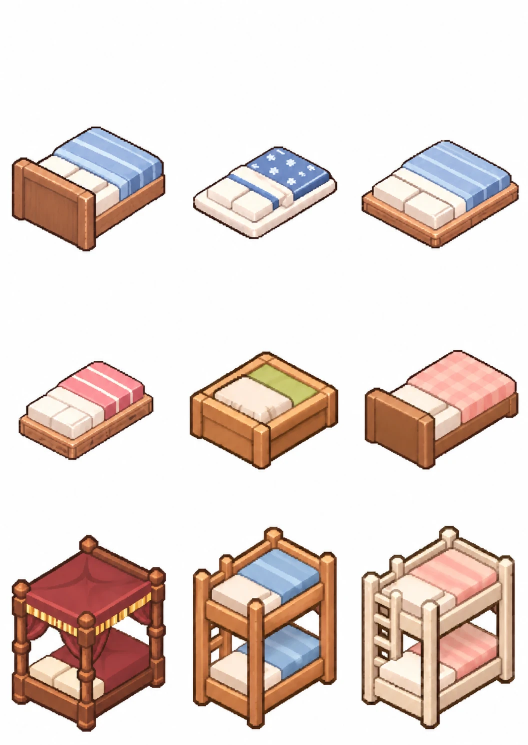
#> input picture art-src/beds_back_detail.webp, 1056 x 1490 px (shown at 1/2 size)
$ python lie_front2.py ../beds_back_detail.webp ../beds_back_simple.webp ../beds_back_simple.webp 1.0 ../beds_back_simple.webp ../beds_back_simple.webp
#> lines starting #> are read from the running program, lines starting #| are printed output that depends on the picture; after the words box and inside, x2 and y2 are one past the last pixel; in counts of white or black regions, pixels touching at a corner belong together
# GPT "베개가 앞쪽인 침대에 누운 전신" 시트 -> lie-front-art.js
# 사용: python3 -I lie_front2.py 시트.webp 서있는머리ref.png 출력.js 피치 [bun대체.png bun대체와같은배율의9번.png]
import numpy as np, sys, json, colorsys
from PIL import Image
from scipy import ndimage
from collections import Counter
src, ref, out_js, pitch = sys.argv[1], sys.argv[2], sys.argv[3], float(sys.argv[4])
STYLES = ['short','buzz','bangs','spiky','bob','long','ponytail','pigtails','bun','curly']
def objects(img, minpx):
#> called with minpx = 3000
    a = np.array(img.convert('RGBA')).astype(int); rgb = a[:,:,:3]
    neutral = ((rgb.min(2) > 225) & (rgb.max(2) - rgb.min(2) < 14)) | (a[:,:,3] < 128)
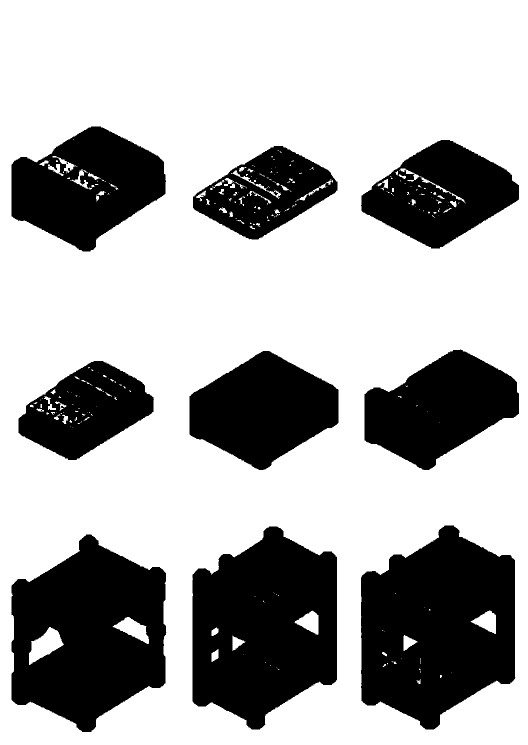
#> neutral: shape (1490, 1056) bool (shown at 1/2 size); 67.9% white; 12 black regions (3 under 20 px), largest, box (x1, y1, x2, y2) and area: (722, 1051, 1031, 1459) 92397, (385, 1053, 674, 1459) 86967, (23, 1069, 333, 1464) 84582
    # 바깥 테두리와 이어진 흰색만 배경 (흰 티셔츠는 남김). 외곽선 틈은 3칸 두껍게 막고 찾은 뒤 되돌림
    sealed = neutral & ~ndimage.binary_dilation(~neutral, iterations=3)
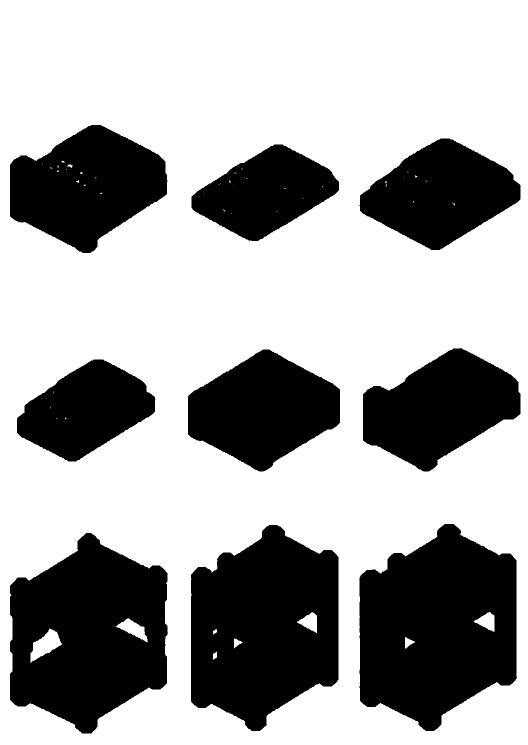
#> sealed: shape (1490, 1056) bool (shown at 1/2 size); 65.7% white; 9 black regions, largest, box (x1, y1, x2, y2) and area: (719, 1048, 1034, 1462) 96807, (382, 1050, 677, 1462) 91398, (20, 1066, 336, 1467) 89101
    nl, _ = ndimage.label(sealed)
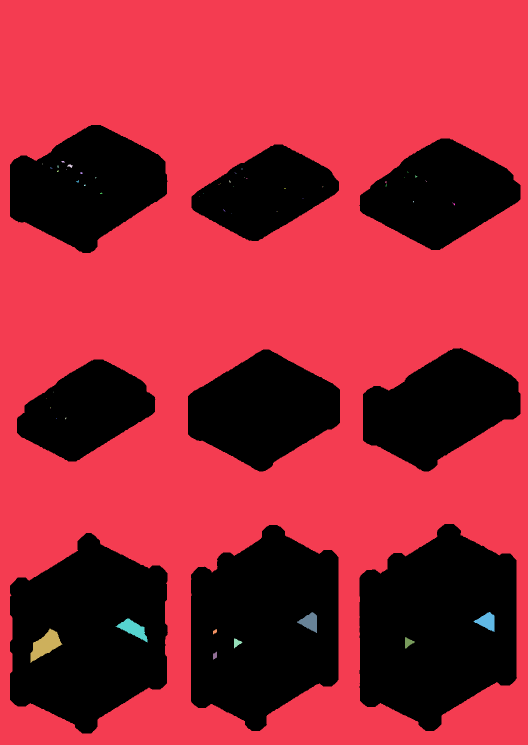
#> nl: shape (1490, 1056) int32 (shown at 1/2 size); 61 distinct labels, from 0 to 60; one colour per label, 0 black
    edge = set(np.unique(np.concatenate([nl[0], nl[-1], nl[:, 0], nl[:, -1]]))) - {0}
#> edge = 1 item
    bg = ndimage.binary_dilation(np.isin(nl, list(edge)), iterations=3) & neutral
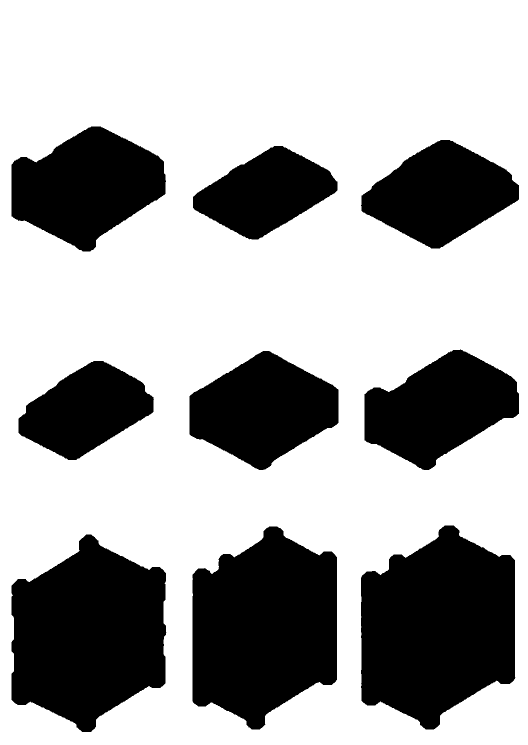
#> bg: shape (1490, 1056) bool (shown at 1/2 size); 66.8% white; 9 black regions, largest, box (x1, y1, x2, y2) and area: (722, 1051, 1031, 1459) 94452, (385, 1053, 674, 1459) 89179, (23, 1069, 333, 1464) 89131
    fg = ndimage.binary_opening(~bg, iterations=1)
#> fg: shape (1490, 1056) bool; 33.2% white; 9 white regions, largest, box (x1, y1, x2, y2) and area: (722, 1051, 1031, 1459) 94452, (385, 1053, 674, 1459) 89177, (23, 1069, 333, 1464) 89125
    lab, n = ndimage.label(ndimage.binary_closing(fg, iterations=5))
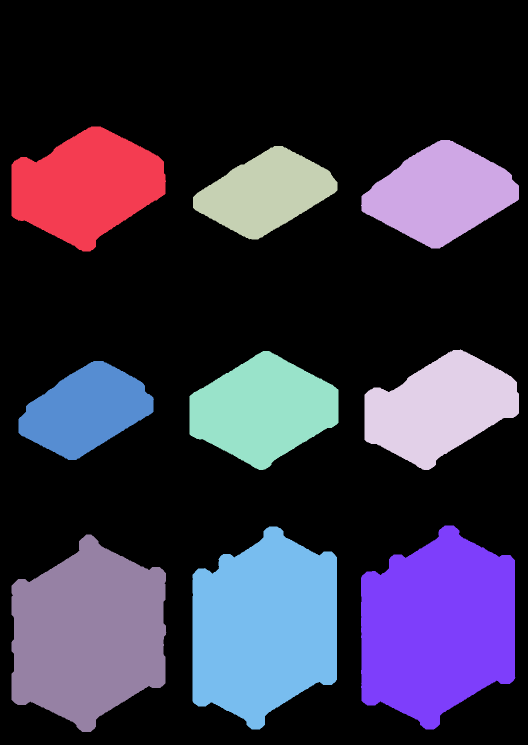
#> lab: shape (1490, 1056) int32 (shown at 1/2 size); 10 distinct labels, from 0 to 9; one colour per label, 0 black
#> n = 9
    objs = [(sl, i+1) for i, sl in enumerate(ndimage.find_objects(lab)) if (lab[sl] == i+1).sum() > minpx]
#> objs = 9 items
    objs.sort(key=lambda o: (o[0][0].start // 200, o[0][1].start))
    return a, fg, lab, objs
def pix(a, m, p, qs=10):
    H, W = a.shape[:2]; tw, th = max(1, round(W / p)), max(1, round(H / p)); px_, py_ = W / tw, H / th
    o = np.zeros((th, tw, 4), np.uint8)
    for j in range(th):
        for i in range(tw):
            ya, yb = int(j*py_), max(int(j*py_)+1, int((j+1)*py_)); xa, xb = int(i*px_), max(int(i*px_)+1, int((i+1)*px_))
            c = a[ya:yb, xa:xb]; mm = m[ya:yb, xa:xb]
            if mm.mean() < 0.5: continue
            q = c[mm][:, :3]; k = Counter(tuple((v//qs)*qs) for v in q).most_common(1)[0][0]
            sel = q[np.all((q//qs)*qs == k, axis=1)]; o[j, i, :3] = sel.mean(0); o[j, i, 3] = 255
    return o
a, fg, lab, objs = objects(Image.open(src), 3000)
#> objs = 9 items
#> (the run stopped early here; a loop or call above may not have finished)

$ run again, on art-src/chairs_back_detail.webp
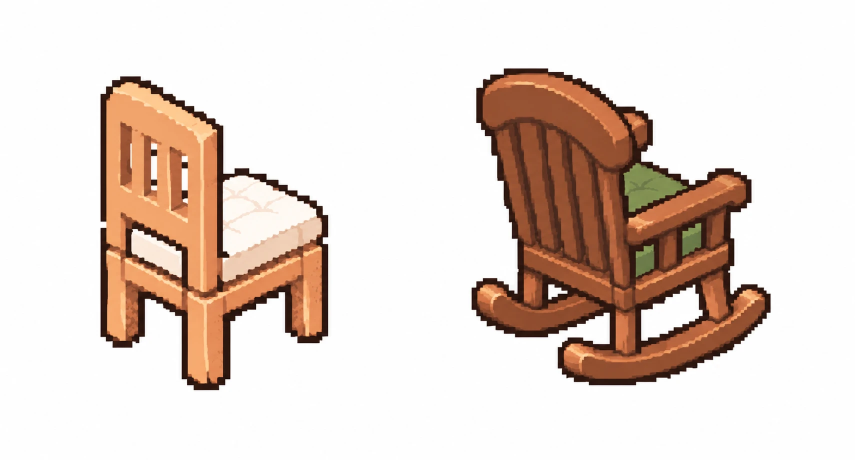
#> input picture art-src/chairs_back_detail.webp, 1710 x 920 px (shown at 1/2 size)
#> neutral: shape (920, 1710) bool; 74.2% white; 15 black regions (13 under 20 px), largest, box (x1, y1, x2, y2) and area: (942, 136, 1542, 771) 236495, (200, 152, 657, 781) 169515
#> sealed: shape (920, 1710) bool; 72.7% white; 2 black regions, box (x1, y1, x2, y2) and area: (939, 133, 1545, 774) 247026, (197, 149, 660, 784) 182440
#> in objects, `nl, _ = ndimage.label(sealed)`:
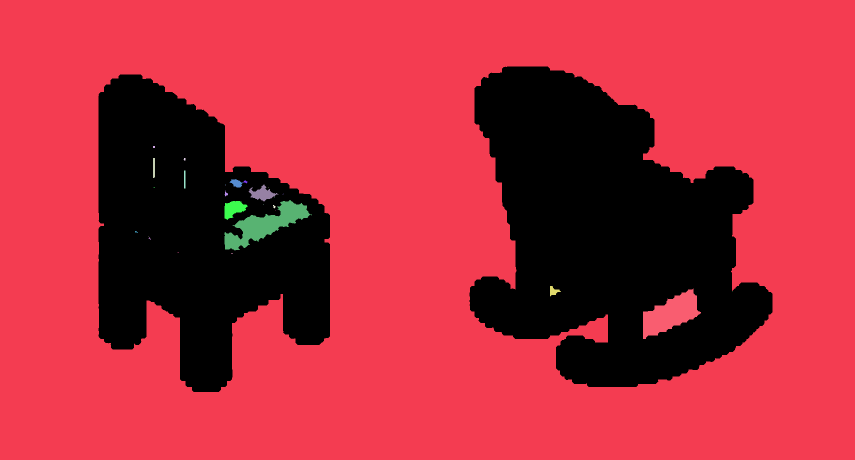
#> nl: shape (920, 1710) int32 (shown at 1/2 size); 29 distinct labels, from 0 to 28; one colour per label, 0 black
#> edge = 1 item
#> bg: shape (920, 1710) bool; 72.7% white; 2 black regions, box (x1, y1, x2, y2) and area: (942, 136, 1542, 771) 244957, (200, 152, 657, 781) 184556
#> fg: shape (920, 1710) bool; 27.3% white; 2 white regions, box (x1, y1, x2, y2) and area: (942, 136, 1542, 771) 244900, (200, 152, 657, 781) 184520
#> in objects, `lab, n = ndimage.label(ndimage.binary_closing(fg, iterations=5))`:
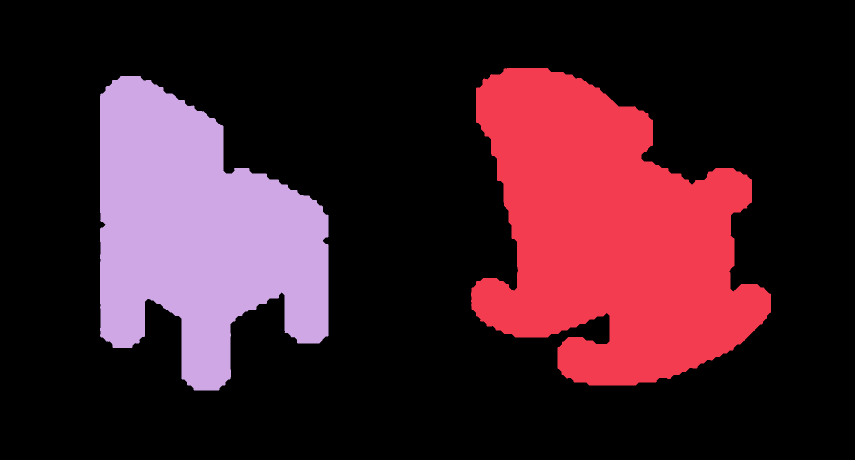
#> lab: shape (920, 1710) int32 (shown at 1/2 size); 3 distinct labels, from 0 to 2; one colour per label, 0 black
#> n = 2
#> in objects, `objs = [(sl, i+1) for i, sl in enumerate(ndimage.find_objects(lab)) if..`: objs = 2 items

$ run again, on art-src/chairs_back_simple.webp
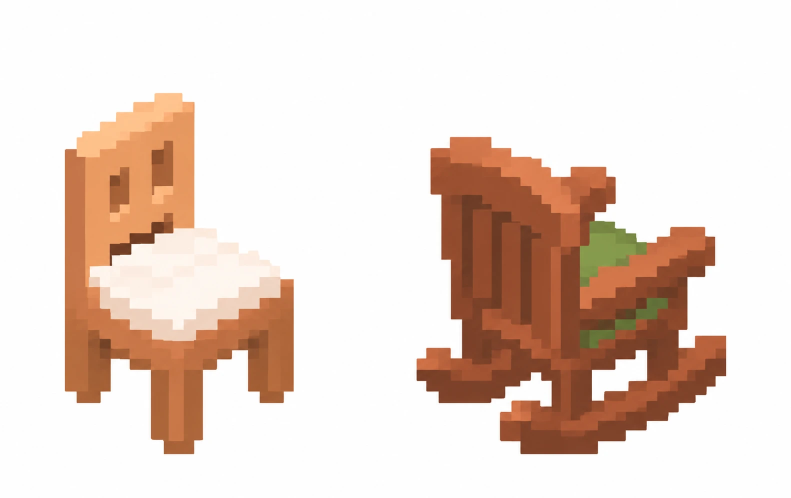
#> input picture art-src/chairs_back_simple.webp, 1581 x 995 px (shown at 1/2 size)
#> neutral: shape (995, 1581) bool; 70.9% white; 2 black regions, box (x1, y1, x2, y2) and area: (832, 273, 1453, 909) 252081, (128, 185, 589, 909) 205810
#> sealed: shape (995, 1581) bool; 69.7% white; 2 black regions, box (x1, y1, x2, y2) and area: (829, 270, 1456, 912) 262923, (125, 182, 592, 912) 214265
#> in objects, `nl, _ = ndimage.label(sealed)`:
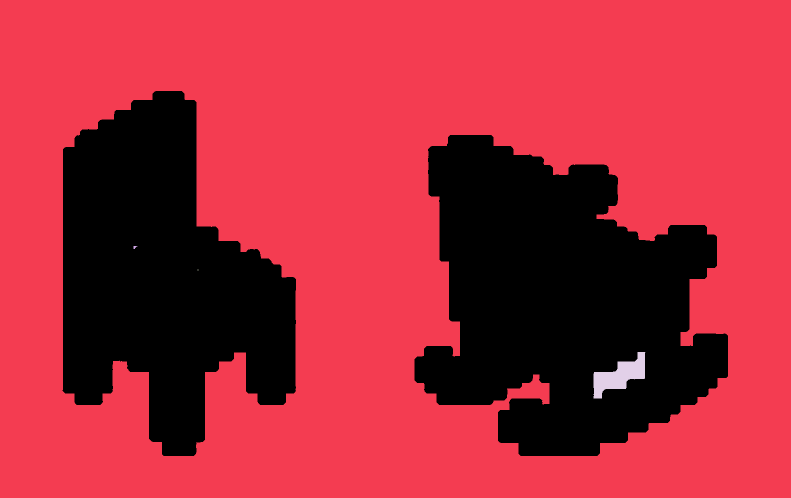
#> nl: shape (995, 1581) int32 (shown at 1/2 size); 5 distinct labels, from 0 to 4; one colour per label, 0 black
#> edge = 1 item
#> bg: shape (995, 1581) bool; 70.5% white; 2 black regions, box (x1, y1, x2, y2) and area: (832, 273, 1453, 909) 258083, (128, 185, 589, 909) 206480
#> fg: shape (995, 1581) bool; 29.5% white; 2 white regions, box (x1, y1, x2, y2) and area: (832, 273, 1453, 909) 258065, (128, 185, 589, 909) 206468
#> in objects, `lab, n = ndimage.label(ndimage.binary_closing(fg, iterations=5))`:
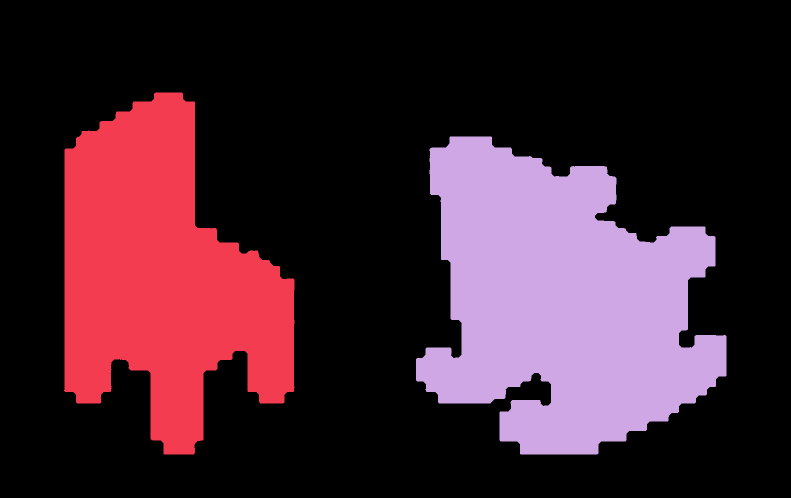
#> lab: shape (995, 1581) int32 (shown at 1/2 size); 3 distinct labels, from 0 to 2; one colour per label, 0 black
#> n = 2
#> in objects, `objs = [(sl, i+1) for i, sl in enumerate(ndimage.find_objects(lab)) if..`: objs = 2 items
